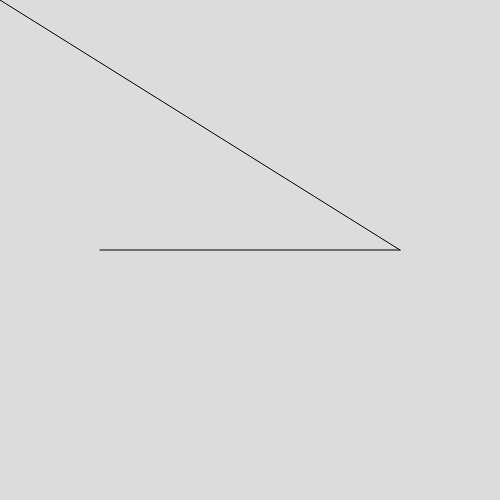
Frame 1 (no input)
Frame 60 (no input): identical to frame 1, image omitted
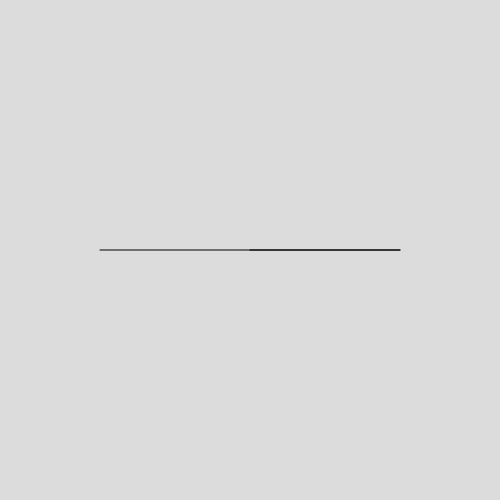
Frame 120 (the mouse pressed at the canvas centre since frame 60)

The p5.js sketch that drew these frames (run headless with seeded random() and noise() and a simulated clock; from frame 60 on, the mouse is pressed at the canvas centre):

// p5.js sketch
// ── sketch.js
function setup() {
  createCanvas(500, 500);
 
}

function draw() {
background(220);  
 line(100,250,400,250);
 line(mouseX,mouseY,400,250);
}
